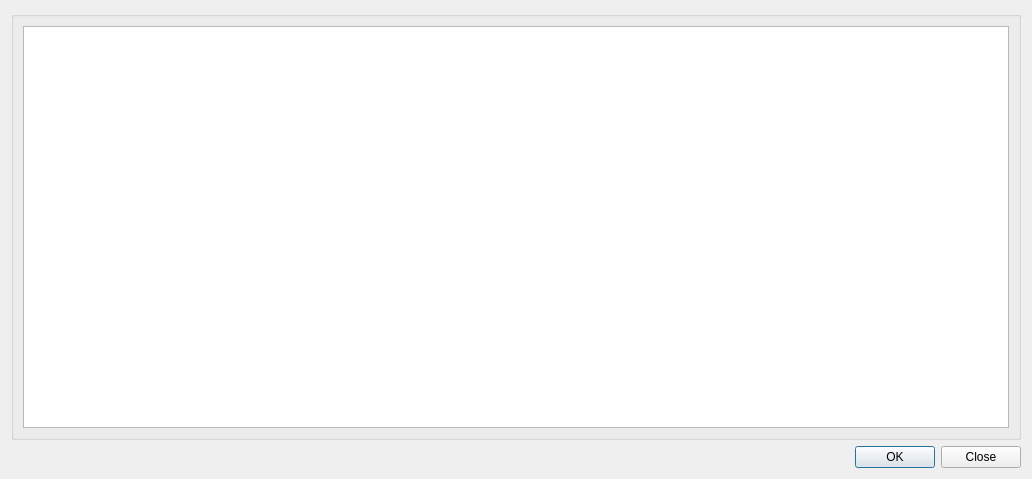
<?xml version="1.0" encoding="UTF-8"?>
<ui version="4.0">
 <class>Dialog</class>
 <widget class="QDialog" name="Dialog">
  <property name="geometry">
   <rect>
    <x>0</x>
    <y>0</y>
    <width>1032</width>
    <height>479</height>
   </rect>
  </property>
  <property name="windowTitle">
   <string>Riepilogo Sopralluoghi</string>
  </property>
  <property name="modal">
   <bool>true</bool>
  </property>
  <layout class="QGridLayout" name="gridLayout_3">
   <item row="0" column="0">
    <widget class="QGroupBox" name="listaSchedeGroup">
     <property name="sizePolicy">
      <sizepolicy hsizetype="Expanding" vsizetype="Expanding">
       <horstretch>0</horstretch>
       <verstretch>0</verstretch>
      </sizepolicy>
     </property>
     <property name="alignment">
      <set>Qt::AlignCenter</set>
     </property>
     <layout class="QGridLayout" name="gridLayout">
      <item row="0" column="0" colspan="2">
       <widget class="QTableWidget" name="requestsTableWidget">
        <property name="editTriggers">
         <set>QAbstractItemView::NoEditTriggers</set>
        </property>
        <property name="selectionMode">
         <enum>QAbstractItemView::SingleSelection</enum>
        </property>
        <property name="selectionBehavior">
         <enum>QAbstractItemView::SelectRows</enum>
        </property>
        <attribute name="verticalHeaderVisible">
         <bool>false</bool>
        </attribute>
       </widget>
      </item>
     </layout>
    </widget>
   </item>
   <item row="2" column="0">
    <widget class="QDialogButtonBox" name="buttonBox">
     <property name="sizePolicy">
      <sizepolicy hsizetype="Expanding" vsizetype="Fixed">
       <horstretch>0</horstretch>
       <verstretch>0</verstretch>
      </sizepolicy>
     </property>
     <property name="standardButtons">
      <set>QDialogButtonBox::Close|QDialogButtonBox::Ok</set>
     </property>
     <property name="centerButtons">
      <bool>false</bool>
     </property>
    </widget>
   </item>
  </layout>
 </widget>
 <resources/>
 <connections>
  <connection>
   <sender>buttonBox</sender>
   <signal>accepted()</signal>
   <receiver>Dialog</receiver>
   <slot>accept()</slot>
   <hints>
    <hint type="sourcelabel">
     <x>248</x>
     <y>254</y>
    </hint>
    <hint type="destinationlabel">
     <x>157</x>
     <y>274</y>
    </hint>
   </hints>
  </connection>
  <connection>
   <sender>buttonBox</sender>
   <signal>rejected()</signal>
   <receiver>Dialog</receiver>
   <slot>reject()</slot>
   <hints>
    <hint type="sourcelabel">
     <x>316</x>
     <y>260</y>
    </hint>
    <hint type="destinationlabel">
     <x>286</x>
     <y>274</y>
    </hint>
   </hints>
  </connection>
 </connections>
</ui>
